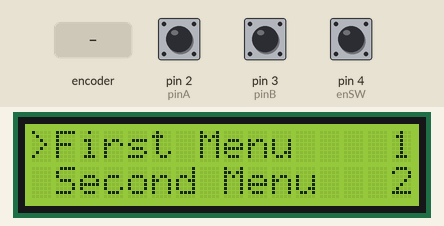
Recording of a sketch running on a simulated Arduino Uno, built with avr-gcc and run on an emulated ATmega328P. Parts: 16×2 character LCD. Inputs (shaded band) come from the test bench; at power-on: pin 4 (enSW) HIGH, pin 2 (pinA) HIGH, pin 3 (pinB) HIGH. What the sketch prints to the serial monitor is not drawn.

Above: at 4.3 s.
4.4 s: rotary encoder on pin 2 (pinA) / pin 3 (pinB) turned 3 steps (first pin leading)
At 6.1 s:
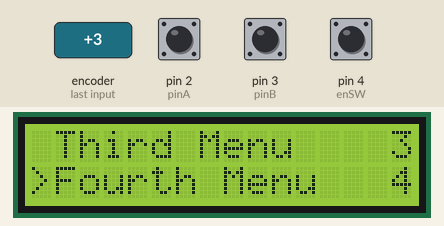
6.5 s: pin 4 (enSW) pulled LOW for 0.15 s
At 7.6 s:
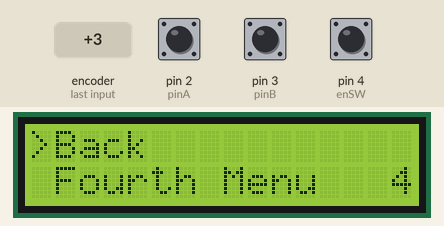
8.1 s: rotary encoder on pin 2 (pinA) / pin 3 (pinB) turned 1 step (first pin leading)
At 8.5 s:
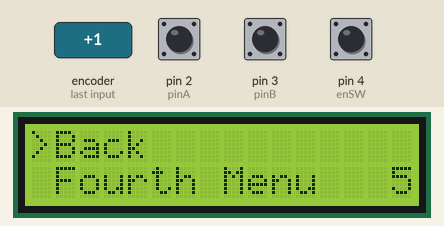
9.8 s: pin 4 (enSW) pulled LOW for 1 s
At 11.7 s:
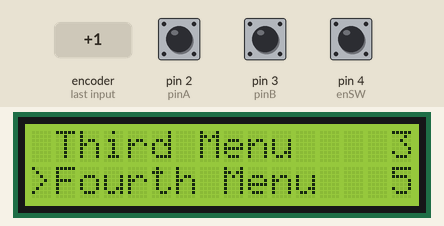
12.3 s: rotary encoder on pin 2 (pinA) / pin 3 (pinB) turned 3 steps (first pin leading)
At 12.5 s:
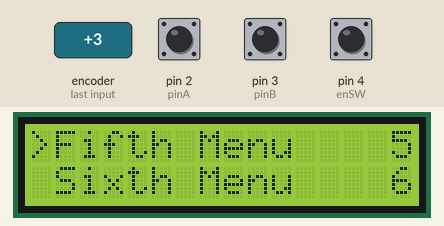
14.4 s: pin 4 (enSW) pulled LOW for 0.15 s
At 16.0 s:
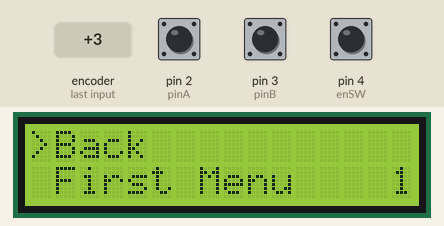
Timing chart, 0 to 17.0 s (numbered marks = the images above; inputs shaded):
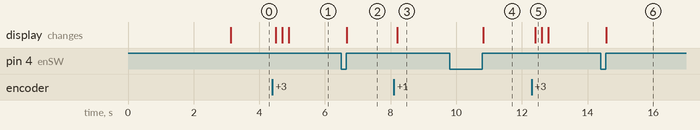

Measured:
- after the input at 4.4 s, the display: first changes after 0.10 s (image 1 shows a later state)
- after the input at 6.5 s, the display: changes after 0.17 s (image 2)
- after the input at 8.1 s, the display: changes after 0.10 s (image 3)
- after the input at 9.8 s, the display: changes after 1.0 s (image 4)
- after the input at 12.3 s, the display: changes after 0.10 s (image 5)
- after the input at 14.4 s, the display: changes after 0.17 s (image 6)

The sketch:

LCD16x02_Menu.ino
```cpp
#include <Wire.h>
#include <LiquidCrystal_I2C.h>
LiquidCrystal_I2C lcd(0x27, 16, 2); // or 0x3F


//encoder
static int pinA = 2; // Our first hardware interrupt pin is digital pin 2
static int pinB = 3; // Our second hardware interrupt pin is digital pin 3
static int enSW = 4; //The select switch for our encoder.

volatile byte aFlag = 0; // let's us know when we're expecting a rising edge on pinA to signal that the encoder has arrived at a detent
volatile byte bFlag = 0; // let's us know when we're expecting a rising edge on pinB to signal that the encoder has arrived at a detent (opposite direction to when aFlag is set)
long encoderPos = 0; //this variable stores our current value of encoder position. Change to int or uin16_t instead of byte if you want to record a larger range than 0-255
long oldEncPos = 0; //stores the last encoder position value so we can compare to the current reading and see if it has changed (so we know when to print to the serial monitor)
volatile byte reading = 0; //somewhere to store the direct values we read from our interrupt pins before checking to see if we have moved a whole detent
//---------
int menuCnt = 0;
int menuLength = 6;
String menu[] = {"First Menu", "Second Menu", "Third Menu", "Fourth Menu", "Fifth Menu", "Sixth Menu"};
int menuValue[] = {1, 2, 3, 4, 5, 6};


void setup() {
  // put your setup code here, to run once:
  Serial.begin(9600);
  pinMode(pinA, INPUT_PULLUP); // set pinA as an input, pulled HIGH to the logic voltage (5V or 3.3V for most cases)
  pinMode(pinB, INPUT_PULLUP); // set pinB as an input, pulled HIGH to the logic voltage (5V or 3.3V for most cases)
  pinMode(enSW, INPUT_PULLUP);
  attachInterrupt(0, PinA, RISING); // set an interrupt on PinA, looking for a rising edge signal and executing the "PinA" Interrupt Service Routine (below)
  attachInterrupt(1, PinB, RISING);
  //
  lcd.init();
  lcd.backlight();
  lcd.setCursor(0, 0); //frint from column 3, row 0
  lcd.print(" ** Hero Live **");
  lcd.setCursor(0, 1);
  lcd.print(" >> Menu Demo <<");
  delay(3000);
  lcd.clear();

  updateMenu(menuCnt);
}

void loop() {
  //  Serial.println(menuCnt);
  if (oldEncPos != encoderPos) {
    if (oldEncPos < encoderPos) {
      menuCnt++;
    } else {
      menuCnt--;
    }
    if (menuCnt >= menuLength) {
      menuCnt = 0;
    } else if (menuCnt < 0) {
      menuCnt = menuLength-1;
    }
    oldEncPos = encoderPos;
    updateMenu(menuCnt);
    delay(100);
  }
  if (digitalRead(enSW) == 0) {
    while (digitalRead(enSW) == 0);
    settingValue(menuCnt);
  }
}

//Menu
void updateMenu(int menuSelect) {
  int select = 1;
  if (menuSelect % 2 == 0) {
    select = 2;
    if (menuSelect >= menuLength - 1) {
      select = 0;
    }
  }
  Serial.print(menuSelect);
  Serial.print("--");
  Serial.println(select);
  switch (select) {
    case 2:
      lcd.clear();
      lcd.setCursor(0, 0);
      lcd.print(">");
      lcd.setCursor(1, 0); //frint from column 1, row 0
      lcd.print(menu[menuSelect]);
      lcd.setCursor(16 - numDigit(menuValue[menuSelect]), 0);
      lcd.print(menuValue[menuSelect]);
      lcd.setCursor(1, 1);
      lcd.print(menu[menuSelect + 1]);
      lcd.setCursor(16 - numDigit(menuValue[menuSelect + 1]), 1);
      lcd.print(menuValue[menuSelect + 1]);
      break;
    case 1:
      lcd.clear();
      lcd.setCursor(1, 0); //frint from column 1, row 0
      lcd.print(menu[menuSelect - 1]);
      lcd.setCursor(16 - numDigit(menuValue[menuSelect - 1]), 0);
      lcd.print(menuValue[menuSelect - 1]);
      lcd.setCursor(0, 1);
      lcd.print(">");
      lcd.setCursor(1, 1);
      lcd.print(menu[menuSelect]);
      lcd.setCursor(16 - numDigit(menuValue[menuSelect]), 1);
      lcd.print(menuValue[menuSelect]);
      break;
    case 0:
      lcd.clear();
      lcd.setCursor(0, 0);
      lcd.print(">");
      lcd.setCursor(1, 0); //frint from column 1, row 0
      lcd.print(menu[menuSelect]);
      lcd.setCursor(16 - numDigit(menuValue[menuSelect]), 0);
      lcd.print(menuValue[menuSelect]);
      break;
  }
}
//-------setting value of menu 0X----
void settingValue(int menuSelect) {
  updateSettingValue(menuSelect);
  while (true) {
    if (oldEncPos != encoderPos) {
      if (oldEncPos < encoderPos) {
        menuValue[menuSelect]++;
      } else {
        menuValue[menuSelect]--;
      }
      oldEncPos = encoderPos;
      updateSettingValue(menuSelect);
    }
    if (digitalRead(enSW) == 0) {
      while (digitalRead(enSW) == 0);
      updateMenu(menuCnt);
      break;
    }
  }
}
//-----update seeting value-----
void updateSettingValue(int menuSelect) {
  lcd.clear();
  lcd.setCursor(0, 0);
  lcd.print(">Back");
  lcd.setCursor(1, 1);
  lcd.print(menu[menuSelect]);
  lcd.setCursor(16 - numDigit(menuValue[menuSelect]), 1);
  lcd.print(menuValue[menuSelect]);
}

//-------Encoder reading-------------
void PinA() {
  cli(); //stop interrupts happening before we read pin values
  reading = PIND & 0xC; // read all eight pin values then strip away all but pinA and pinB's values
  if (reading == B00001100 && aFlag) { //check that we have both pins at detent (HIGH) and that we are expecting detent on this pin's rising edge

    encoderPos --; //decrement the encoder's position count
    bFlag = 0; //reset flags for the next turn
    aFlag = 0; //reset flags for the next turn
  }
  else if (reading == B00000100) bFlag = 1; //signal that we're expecting pinB to signal the transition to detent from free rotation
  sei(); //restart interrupts
}

void PinB() {
  cli(); //stop interrupts happening before we read pin values
  reading = PIND & 0xC; //read all eight pin values then strip away all but pinA and pinB's values
  if (reading == B00001100 && bFlag) { //check that we have both pins at detent (HIGH) and that we are expecting detent on this pin's rising edge
    encoderPos ++; //increment the encoder's position count
    bFlag = 0; //reset flags for the next turn
    aFlag = 0; //reset flags for the next turn
  }
  else if (reading == B00001000) aFlag = 1; //signal that we're expecting pinA to signal the transition to detent from free rotation
  sei(); //restart interrupts
}

//---------------------------
int numDigit(int n) {
  int count = 0;
  if (n <= 0) {
    count = 1;
  }
  while (n != 0)
  {
    //sau một vòng lặp thì count sẽ tăng lên 1
    count++;
    //chia lấy nguyên cho 10, cứ một lần chia thì số n sẽ có một chữ số
    n = n / 10;
  }
  return count;
}
```
